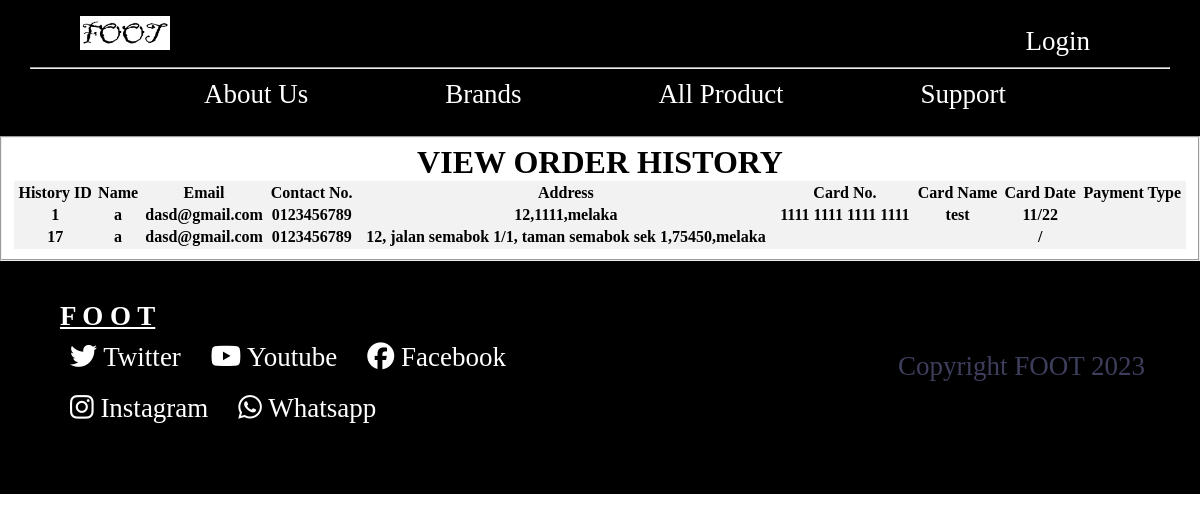
The page /more_history.php?user_id=2 on the database as committed earlier.
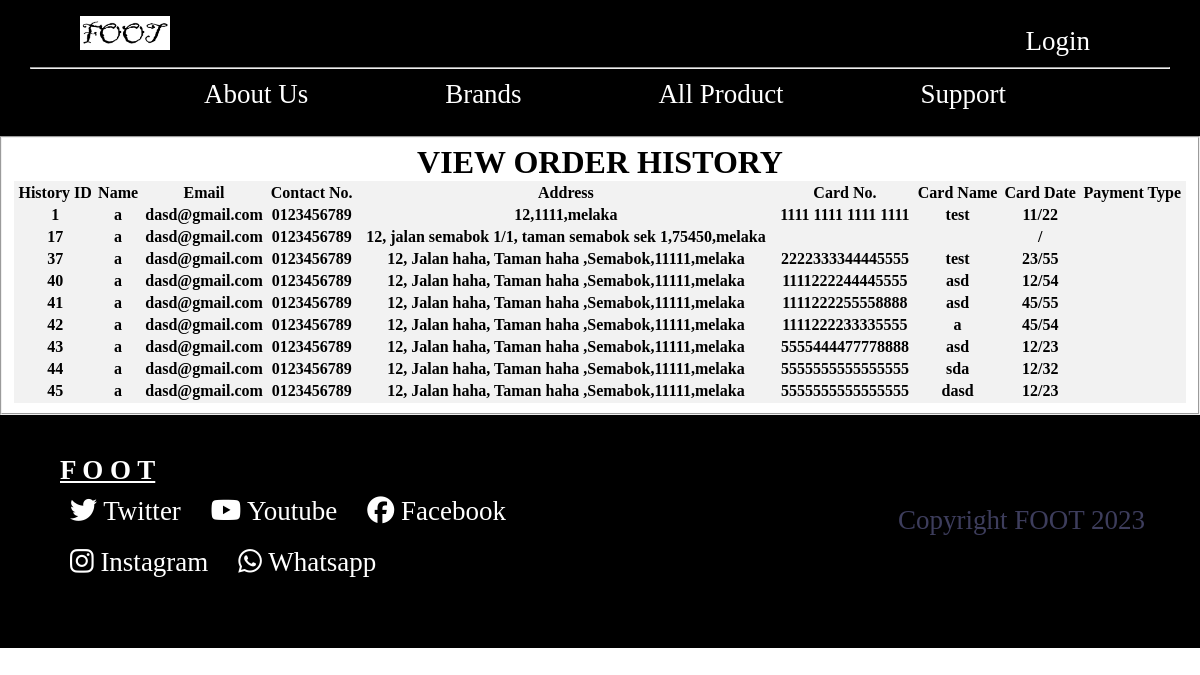
The same page on the database as committed later.
### tables this page shows
CREATE TABLE `payment` (
  `his_id` int(11) NOT NULL,
  `his_name` varchar(50) NOT NULL,
  `his_email` varchar(30) NOT NULL,
  `his_pn` varchar(30) NOT NULL,
  `his_address` varchar(80) NOT NULL,
  `his_state` varchar(20) NOT NULL,
  `his_code` varchar(20) NOT NULL,
  `his_cardnum` varchar(30) NOT NULL,
  `his_cardname` varchar(30) NOT NULL,
  `his_cardmonth` varchar(10) NOT NULL,
  `his_cardyear` varchar(10) NOT NULL,
  `his_securecode` varchar(20) NOT NULL,
  `user_id` int(11) NOT NULL
);

### more_history.php (the view, shortened to what this page needs)
<?php
    include 'conn.php';
    include 'header.php';
?>
<!DOCTYPE html>
<html lang="en">
<head>
</head>
<body>
<fieldset>
    <div class=".table_center">
    <h1>VIEW ORDER HISTORY</h1>
    <div class=".table_center">
    <table class="table" >
		<thead>
			<th>History ID</th>
			<th>Name</th>
			<th>Email</th>
			<th>Contact No.</th>
			<th>Address</th>
            <th>Card No.</th>
            <th>Card Name</th>
            <th>Card Date</th>
            <th>Payment Type</th>
		</thead>
        <tbody>
            <?php
            $id =$_GET['user_id'];
            $sql = "SELECT * FROM payment where user_id = '$id'";
            $result = mysqli_query($conn, $sql);
            if (mysqli_num_rows($result) > 0) {
                while($row = mysqli_fetch_assoc($result))
                {
                    $his_id = $row["his_id"];
                    $his_name = $row["his_name"];
                    $his_email = $row["his_email"];
                    $his_pn = $row["his_pn"];
                    $his_address = $row["his_address"];
                    $his_state = $row["his_state"];
                    $his_code = $row["his_code"];
                    $his_cardnum = $row["his_cardnum"];
                    $his_cardname = $row["his_cardname"];
                    $his_cardmonth = $row["his_cardmonth"];
                    $his_cardyear = $row["his_cardyear"];
                    $his_ewallet = $row["his_ewallet"];
                    ?>
                    <tr>
                        <th><?php echo $his_id; ?></th>
                        <th><?php echo $his_name; ?></th>
                        <th><?php echo $his_email; ?></th>
                        <th><?php echo $his_pn; ?></th>
                        <th><?php echo $his_address; ?>,<?php echo $his_code; ?>,<?php echo $his_state; ?></th>
                        <th><?php echo $his_cardnum; ?></th>
                        <th><?php echo $his_cardname; ?></th>
                        <th><?php echo $his_cardmonth; ?>/<?php echo $his_cardyear;?></th>
                        <th><?php echo $his_ewallet; ?></th>
                    </tr>
                </tbody>
                <?php
                }
            } else {
                echo "0 results";
            }
?>
</table>
        </div>
        </fieldset>
</body>
</html>
<?php
    include 'footer.php';
?>

### header.php (shortened to what this page needs)
<!DOCTYPE html>
<html>
<head>
    <link rel="stylesheet" href="https://cdnjs.cloudflare.com/ajax/libs/font-awesome/4.7.0/css/font-awesome.min.css">
</head>
<body>
<div class="upper">
    <?php  if (isset($_SESSION['user_id'])) {  $id =$_GET['user_id'];   ?>
        <div class="center" style="float:left;">
            <a href="homepage.php?user_id=<?php echo $id ?>"  ><img src="image/foot.png" alt="Shop Logo"></a>
        </div>
        <ul >
                <li  style="float: right;"><a href="order.php?user_id=<?php echo $id ?>"  class="center" ><i class="fa fa-shopping-cart"> </i> Shopping cart</a></li>
                <li class="dropdown" style="float: right;"><a href="#" class="dropbtn">Welcome Back</a>
                    <div class="dropdown-content">
                        <a href="userprofile.php?user_id=<?php echo $id ?>">My Account</a>
                        <a href="wishlist.php?user_id=<?php echo $id ?>">My Wish List</a>
                        <a href="order_his.php?user_id=<?php echo $id ?>">My Order History</a>
                        <a href="logout.php" alt="logout">Logout<i class="fa fa-sign-out"></i></a>
                    </div>
                    </li>
        </ul>
        <hr>
        <div class="middle">
        <ul >
        <li class="dropdown"><a href="aboutus.php?user_id=<?php echo $id ?>">About Us</a>
            </li>
            <li class="dropdown"><a href="#" class="dropbtn">Brands</a>
                <div class="dropdown-content">
                    <a href="#">Nike</a>
                    <a href="#">Puma</a>
                    <a href="#">Adidas</a>
                    <a href="#">Convers</a>
                </div>
            </li>
            <li class="dropdown"><a href="product.php?user_id=<?php echo $id ?>">All Product</a>
            </li>
            <li class="dropdown"><a href="#" class="dropbtn">Support</a>
                <div class="dropdown-content">
                    <a href="contact2.php?user_id=<?php echo $id ?>">Contact Us</a>
                    <a href="commentpage.php?user_id=<?php echo $id ?>">Comment</a>
                </div>
            </li>
        </ul>
        </div>
        </div>
    <?php   } else { ?>
        <div class="center" style="float:left;">
            <a href="homepage.php"  ><img src="image/foot.png" alt="Shop Logo"></a>
        </div>
        <ul >
            <li class="dropdown" style="float: right;"><a href="#" class="dropbtn">Login</a>
            </li>
        </ul>
    <hr>
        <div class="middle">
        <ul >
        <li class="dropdown"><a href="aboutus.php">About Us</a>
            </li>
            <li class="dropdown"><a href="#" class="dropbtn">Brands</a>
            </li>
            <li class="dropdown"><a href="product.php">All Product</a>
            </li>
            <li class="dropdown"><a href="#" class="dropbtn">Support</a>
            </li>
        </ul>
        </div>
        </div>
    <?php } ?>
</body>
</html>

### footer.php (shortened to what this page needs)
<!DOCTYPE html>
<html lang="en">
<head>
</head>
<body>
<div class="footer">
    <div class="left">
    <p><b><u>F O O T</u></b></p>
        <ul>
            <li style="float:left;"><a href="#" class="none"><i class='fab fa-twitter' style='color:white'></i> Twitter</a></li>
            <li style="float:left;"><a href="#" class="none"><i class='fab fa-youtube' style='color:white'></i> Youtube</a></li>
            <li style="float:left;"><a href="#" class="none"><i class='fab fa-facebook' style='color:white'></i> Facebook</a></li>
            <li style="float:left;"><a href="#" class="none"><i class='fab fa-instagram' style='color:white'></i> Instagram</a></li>
            <li style="float:left;"><a href="#" class="none"><i class='fab fa-whatsapp' style='color:white'></i> Whatsapp</a></li>
        </ul>
    </div>
    <div class="right" >
        <p></p><p></p><p></p><p></p><p></p>
        <p style="color:#3d3d5c; text-align:right; padding-right:25px;">Copyright FOOT 2023</p>
    </div>
</div>
</body>
</html>

### header.php (style rules this page uses)
.upper { padding: 16px 30px; font-size: 27px; background:black; }
* { margin:0; }
.center { margin: 0 50px; color: white; }
img { width: 90px; }
.right { float:right; }
a { text-decoration:none; }
.middle { text-align: center; }
ul { list-style-type: none; margin: 15px; overflow: hidden; }
li a { display: inline-block; color: white; text-align: center; text-decoration: none; }
.dropdown { margin: 0 50px; }
li.dropdown { display: inline-block; }

### more_history.php (style rules this page uses)
fieldset { color: black; text-align: center; margin-left: auto; margin-right: auto; }
.table { margin-left: auto; margin-right: auto; background-color: #f2f2f2; width: 100%; border: none; font-size: 1em; }

### footer.php (style rules this page uses)
.footer { padding: 30px 30px 60px 30px ; font-size: 27px; background:black; display:flex; color:white; }
ul { list-style-type: none; margin: 0px; overflow: hidden; }
a.none { text-decoration:none; color:white; }
li { padding: 10px 30px 10px 0px ; }
.left { width: 500px; flex-grow: 3; }
p { padding: 10px 0px 0px 30px ; }
.right { width: 500px; flex-grow: 3; }

Rows that differ between the two databases and show on the page:
added payment: his_id "37", his_name "a", his_email "dasd@gmail.com", his_pn "0123456789", his_address "12, Jalan haha, Taman haha ,Semabok", his_code "11111", his_state "melaka", his_cardnum "2222333344445555", his_cardname "test", his_cardmonth "23", his_cardyear "55"
added payment: his_id "40", his_name "a", his_email "dasd@gmail.com", his_pn "0123456789", his_address "12, Jalan haha, Taman haha ,Semabok", his_code "11111", his_state "melaka", his_cardnum "1111222244445555", his_cardname "asd", his_cardmonth "12", his_cardyear "54"
added payment: his_id "41", his_name "a", his_email "dasd@gmail.com", his_pn "0123456789", his_address "12, Jalan haha, Taman haha ,Semabok", his_code "11111", his_state "melaka", his_cardnum "1111222255558888", his_cardname "asd", his_cardmonth "45", his_cardyear "55"
added payment: his_id "42", his_name "a", his_email "dasd@gmail.com", his_pn "0123456789", his_address "12, Jalan haha, Taman haha ,Semabok", his_code "11111", his_state "melaka", his_cardnum "1111222233335555", his_cardname "a", his_cardmonth "45", his_cardyear "54"
added payment: his_id "43", his_name "a", his_email "dasd@gmail.com", his_pn "0123456789", his_address "12, Jalan haha, Taman haha ,Semabok", his_code "11111", his_state "melaka", his_cardnum "5555444477778888", his_cardname "asd", his_cardmonth "12", his_cardyear "23"
added payment: his_id "44", his_name "a", his_email "dasd@gmail.com", his_pn "0123456789", his_address "12, Jalan haha, Taman haha ,Semabok", his_code "11111", his_state "melaka", his_cardnum "5555555555555555", his_cardname "sda", his_cardmonth "12", his_cardyear "32"
added payment: his_id "45", his_name "a", his_email "dasd@gmail.com", his_pn "0123456789", his_address "12, Jalan haha, Taman haha ,Semabok", his_code "11111", his_state "melaka", his_cardnum "5555555555555555", his_cardname "dasd", his_cardmonth "12", his_cardyear "23"
